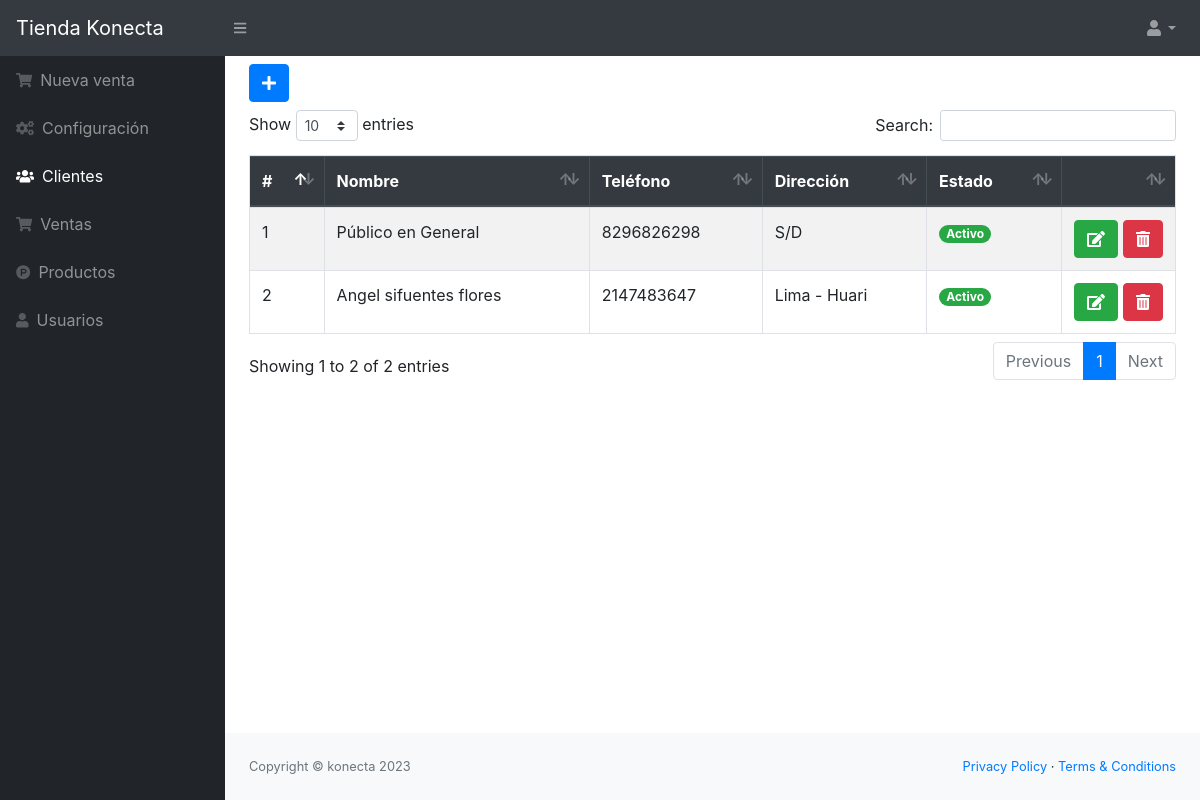
Page /src/clientes.php (signed in) on the earlier database version.
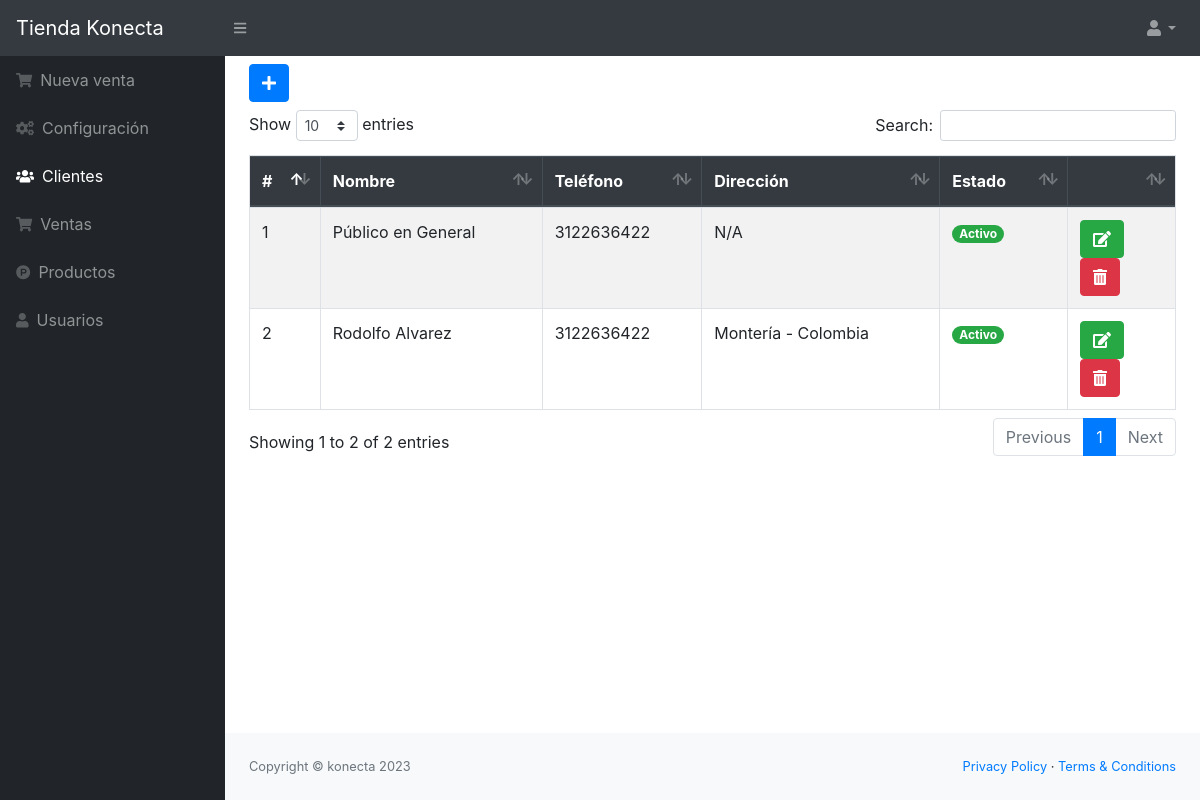
Same page on the later database version.
### tables this page shows
CREATE TABLE `cliente` (
  `idcliente` int(11) NOT NULL,
  `nombre` varchar(100) NOT NULL,
  `telefono` varchar(15) NOT NULL,
  `direccion` varchar(200) NOT NULL,
  `usuario_id` int(11) NOT NULL,
  `estado` int(11) NOT NULL DEFAULT 1
);

### src/clientes.php (the view, shortened to what this page needs)
<?php include_once "includes/header.php";
?>
<button class="btn btn-primary mb-2" type="button" data-toggle="modal" data-target="#nuevo_cliente"><i class="fas fa-plus"></i></button>
<div class="table-responsive">
    <table class="table table-striped table-bordered" id="tbl">
        <thead class="thead-dark">
            <tr>
                <th>#</th>
                <th>Nombre</th>
                <th>Teléfono</th>
                <th>Dirección</th>
                <th>Estado</th>
                <th></th>
            </tr>
        </thead>
        <tbody>
            <?php
            include "../conexion.php";
            $query = mysqli_query($conexion, "SELECT * FROM cliente");
            $result = mysqli_num_rows($query);
            if ($result > 0) {
                while ($data = mysqli_fetch_assoc($query)) {
                    if ($data['estado'] == 1) {
                        $estado = '<span class="badge badge-pill badge-success">Activo</span>';
                    } else {
                        $estado = '<span class="badge badge-pill badge-danger">Inactivo</span>';
                    }
            ?>
                    <tr>
                        <td><?php echo $data['idcliente']; ?></td>
                        <td><?php echo $data['nombre']; ?></td>
                        <td><?php echo $data['telefono']; ?></td>
                        <td><?php echo $data['direccion']; ?></td>
                        <td><?php echo $estado; ?></td>
                        <td>
                            <?php if ($data['estado'] == 1) { ?>
                                <a href="editar_cliente.php?id=<?php echo $data['idcliente']; ?>" class="btn btn-success"><i class='fas fa-edit'></i></a>
                                <form action="eliminar_cliente.php?id=<?php echo $data['idcliente']; ?>" method="post" class="confirmar d-inline">
                                    <button class="btn btn-danger" type="submit"><i class='fas fa-trash-alt'></i> </button>
                                </form>
                            <?php } ?>
                        </td>
                    </tr>
            <?php }
            } ?>
        </tbody>
    </table>
</div>
<?php include_once "includes/footer.php"; ?>

Differences in the rows shown:
changed cliente "Público en General": telefono "8296826298" → "3122636422"; direccion "S/D" → "N/A"
changed cliente id 2: nombre "Angel sifuentes flores" → "Rodolfo Alvarez"; telefono "2147483647" → "3122636422"; direccion "Lima - Huari" → "Montería - Colombia"
